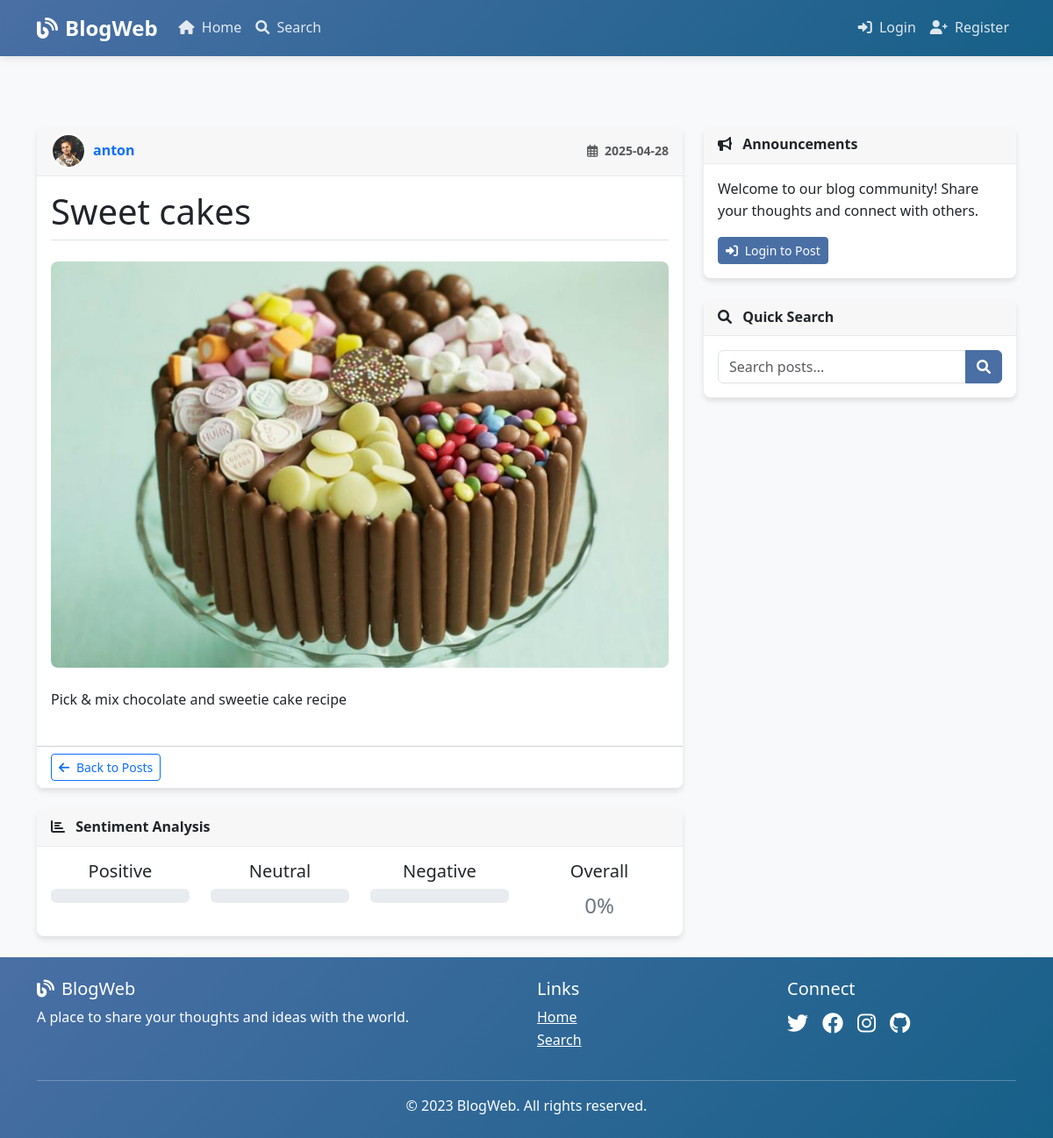
/post/1, run on an earlier commit of the app's database.
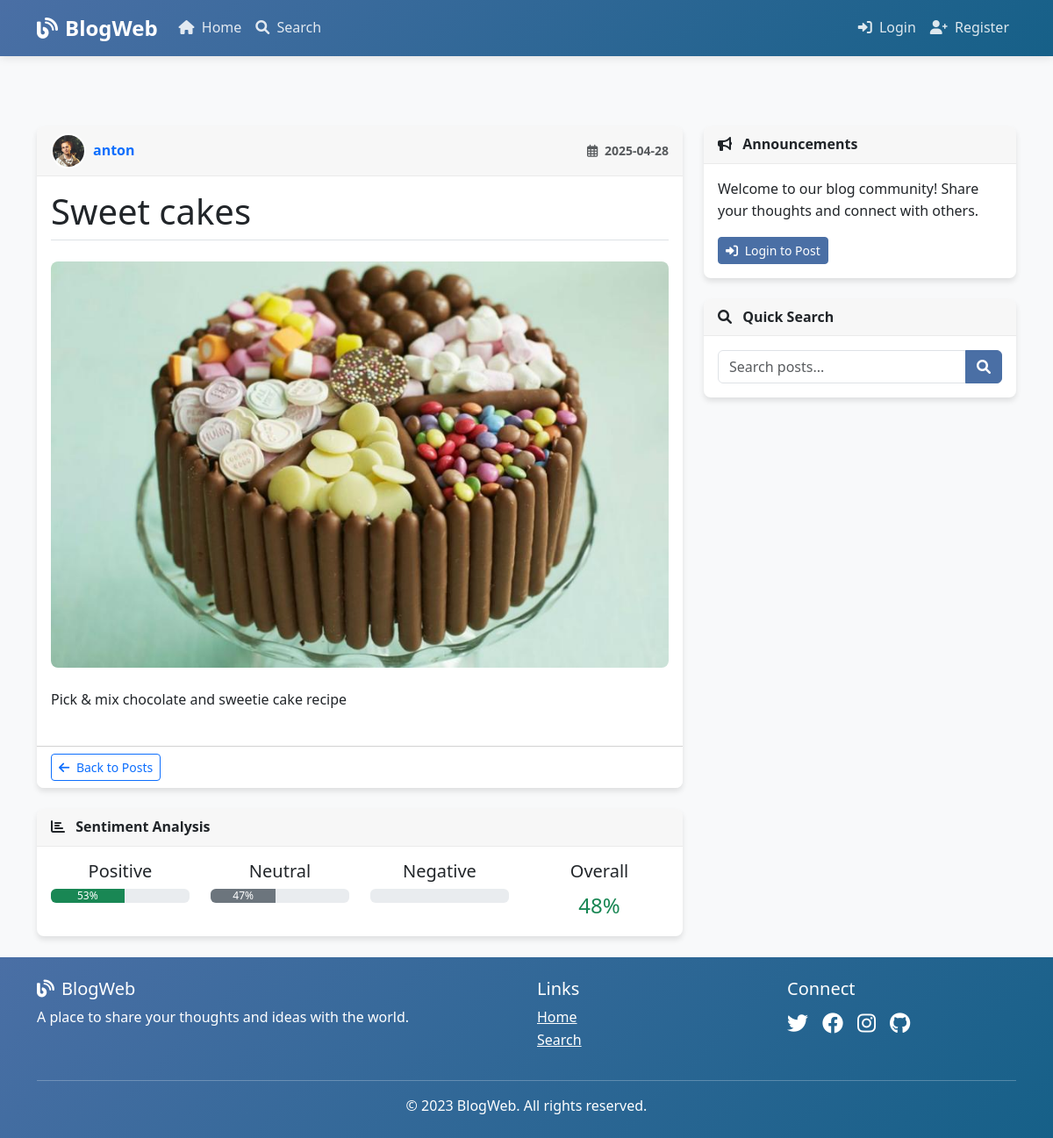
And on a later commit of the database.
### app/models/user.py (models this page shows, shortened)
class User(db.Model, UserMixin):
    id = db.Column(db.Integer, primary_key=True)
    username = db.Column(db.String(20), unique=True, nullable=False)
    email = db.Column(db.String(120), unique=True, nullable=False)
    password_hash = db.Column(db.String(128), nullable=False)
    profile_image = db.Column(db.String(20), nullable=False, default='default.jpg')
    created_at = db.Column(db.DateTime, nullable=False, default=datetime.utcnow)
    posts = db.relationship('Post', backref='author', lazy=True)

### app/models/post.py (models this page shows, shortened)
class Post(db.Model):
    id = db.Column(db.Integer, primary_key=True)
    title = db.Column(db.String(100), nullable=False)
    content = db.Column(db.Text, nullable=False)
    image_file = db.Column(db.String(20))
    created_at = db.Column(db.DateTime, nullable=False, default=datetime.utcnow)
    user_id = db.Column(db.Integer, db.ForeignKey('user.id'), nullable=False)
    sentiment_pos = db.Column(db.Float, default=0.0)
    sentiment_neg = db.Column(db.Float, default=0.0)
    sentiment_neu = db.Column(db.Float, default=0.0)
    sentiment_compound = db.Column(db.Float, default=0.0)

### app/controllers/posts.py (the view)
@posts_bp.route('/post/<int:post_id>')
def post(post_id):
    post = Post.query.get_or_404(post_id)
    return render_template('posts/view.html', title=post.title, post=post)

### app/templates/posts/view.html (shortened to what this page needs)
{% extends "base.html" %}
{% block content %}
    <article class="card mb-4 content-section">
        <div class="card-header">
            <div class="d-flex justify-content-between align-items-center">
                <a href="{{ url_for('posts.user_posts', username=post.author.username) }}" class="text-decoration-none d-flex align-items-center">
                    <img class="rounded-circle article-img" src="{{ url_for('static', filename='uploads/' + post.author.profile_image) }}" alt="{{ post.author.username }}">
                    <span class="ms-2 fw-bold">{{ post.author.username }}</span>
                </a>
                <div>
                    <small class="text-muted">
                        <i class="far fa-calendar-alt me-1"></i> {{ post.created_at.strftime('%Y-%m-%d') }}
                    </small>
                </div>
            </div>
        </div>
        <div class="card-body">
            <h1 class="card-title mb-4 pb-2 border-bottom">{{ post.title }}</h1>
            {% if post.image_file %}
                <div class="post-image-container text-center mb-4">
                    <img src="{{ url_for('static', filename='uploads/' + post.image_file) }}" class="img-fluid rounded shadow" alt="{{ post.title }}">
                </div>
            {% endif %}
            <div class="post-content mb-4">
                {{ post.content|safe }}
            </div>
        </div>
        <div class="card-footer bg-white">
            <a href="{{ url_for('posts.index') }}" class="btn btn-sm btn-outline-primary">
                <i class="fas fa-arrow-left me-1"></i> Back to Posts
            </a>
        </div>
    </article>
    <div class="card mt-4">
        <div class="card-header">
            <i class="fas fa-chart-bar me-2"></i> Sentiment Analysis
        </div>
        <div class="card-body">
            <div class="row">
                <div class="col-md-3 text-center">
                    <h5>Positive</h5>
                    <div class="progress">
                        <div class="progress-bar bg-success" role="progressbar"
                             style="width: {{ (post.sentiment_pos * 100)|round|int }}%">
                            {{ (post.sentiment_pos * 100)|round|int }}%
                        </div>
                    </div>
                </div>
                <div class="col-md-3 text-center">
                    <h5>Neutral</h5>
                    <div class="progress">
                        <div class="progress-bar bg-secondary" role="progressbar"
                             style="width: {{ (post.sentiment_neu * 100)|round|int }}%">
                            {{ (post.sentiment_neu * 100)|round|int }}%
                        </div>
                    </div>
                </div>
                <div class="col-md-3 text-center">
                    <h5>Negative</h5>
                    <div class="progress">
                    </div>
                </div>
                <div class="col-md-3 text-center">
                    <h5>Overall</h5>
                    <span class="fs-4 {{ 'text-success' if post.sentiment_compound > 0 else 'text-danger' if post.sentiment_compound < 0 else 'text-secondary' }}">
                        {{ (post.sentiment_compound * 100)|round|int }}%
                    </span>
                </div>
            </div>
        </div>
    </div>
{% endblock content %}

### app/templates/base.html (shortened to what this page needs)
<!DOCTYPE html>
<html lang="en">
<head>
    <link href="https://cdn.jsdelivr.net/npm/bootstrap@5.3.0-alpha1/dist/css/bootstrap.min.css" rel="stylesheet">
    <link rel="stylesheet" href="https://cdnjs.cloudflare.com/ajax/libs/font-awesome/6.0.0/css/all.min.css">
    <link rel="stylesheet" href="{{ url_for('static', filename='css/main.css') }}">
</head>
<body>
    <header class="site-header">
        <nav class="navbar navbar-expand-md navbar-dark bg-dark fixed-top">
            <div class="container">
                <a class="navbar-brand" href="{{ url_for('posts.index') }}">
                    <i class="fas fa-blog me-2"></i>BlogWeb
                </a>
                <div class="collapse navbar-collapse" id="navbarToggle">
                    <div class="navbar-nav me-auto">
                        <a class="nav-item nav-link" href="{{ url_for('posts.index') }}">
                            <i class="fas fa-home me-1"></i> Home
                        </a>
                        <a class="nav-item nav-link" href="{{ url_for('posts.search') }}">
                            <i class="fas fa-search me-1"></i> Search
                        </a>
                    </div>
                    <div class="navbar-nav">
                        {% if current_user.is_authenticated %}
                            <a class="nav-item nav-link" href="{{ url_for('posts.new_post') }}">
                                <i class="fas fa-plus-circle me-1"></i> New Post
                            </a>
                            <a class="nav-item nav-link" href="{{ url_for('auth.account') }}">
                                <i class="fas fa-user me-1"></i> Account
                            </a>
                            <a class="nav-item nav-link" href="{{ url_for('auth.logout') }}">
                                <i class="fas fa-sign-out-alt me-1"></i> Logout
                            </a>
                        {% else %}
                            <a class="nav-item nav-link" href="{{ url_for('auth.login') }}">
                                <i class="fas fa-sign-in-alt me-1"></i> Login
                            </a>
                            <a class="nav-item nav-link" href="{{ url_for('auth.register') }}">
                                <i class="fas fa-user-plus me-1"></i> Register
                            </a>
                        {% endif %}
                    </div>
                </div>
            </div>
        </nav>
    </header>
    <main role="main" class="container mt-5 pt-3">
        <div class="row">
            <div class="col-md-8">
                {% block content %}{% endblock %}
            </div>
            <div class="col-md-4">
                <div class="card mb-4">
                    <div class="card-header">
                        <i class="fas fa-bullhorn me-2"></i> Announcements
                    </div>
                    <div class="card-body">
                        <p class="card-text">Welcome to our blog community! Share your thoughts and connect with others.</p>
                        {% if current_user.is_authenticated %}
                            <a href="{{ url_for('posts.new_post') }}" class="btn btn-primary btn-sm">
                                <i class="fas fa-pen me-1"></i> Write a Post
                            </a>
                        {% else %}
                            <a href="{{ url_for('auth.login') }}" class="btn btn-primary btn-sm">
                                <i class="fas fa-sign-in-alt me-1"></i> Login to Post
                            </a>
                        {% endif %}
                    </div>
                </div>
                <div class="card mb-4">
                    <div class="card-header">
                        <i class="fas fa-search me-2"></i> Quick Search
                    </div>
                    <div class="card-body">
                        <form action="{{ url_for('posts.search') }}" method="GET">
                            <div class="input-group">
                                <input type="text" name="q" class="form-control" placeholder="Search posts...">
                                <button class="btn btn-primary" type="submit">
                                    <i class="fas fa-search"></i>
                                </button>
                            </div>
                        </form>
                    </div>
                </div>
            </div>
        </div>
    </main>
    <footer class="bg-dark text-white py-4">
        <div class="container">
            <div class="row">
                <div class="col-md-6">
                    <h5><i class="fas fa-blog me-2"></i>BlogWeb</h5>
                    <p>A place to share your thoughts and ideas with the world.</p>
                </div>
                <div class="col-md-3">
                    <h5>Links</h5>
                    <ul class="list-unstyled">
                        <li><a href="{{ url_for('posts.index') }}" class="text-white">Home</a></li>
                        <li><a href="{{ url_for('posts.search') }}" class="text-white">Search</a></li>
                    </ul>
                </div>
                <div class="col-md-3">
                    <h5>Connect</h5>
                    <div class="d-flex gap-3 fs-4">
                        <a href="#" class="text-white"><i class="fab fa-twitter"></i></a>
                        <a href="#" class="text-white"><i class="fab fa-facebook"></i></a>
                        <a href="#" class="text-white"><i class="fab fa-instagram"></i></a>
                        <a href="#" class="text-white"><i class="fab fa-github"></i></a>
                    </div>
                </div>
            </div>
            <hr class="my-3">
            <div class="text-center">
                <p class="mb-0">&copy; 2023 BlogWeb. All rights reserved.</p>
            </div>
        </div>
    </footer>
</body>
</html>

### app/static/css/main.css (style rules this page uses)
:root { --primary-color: #4a6fa5; --secondary-color: #166088; --accent-color: #4fc3dc; --text-color: #333; --light-bg: #f8f9fa; --dark-bg: #343a40; --border-radius: 8px; --box-shadow: 0 4px 6px rgba(0, 0, 0, 0.1); }
body { background-color: var(--light-bg); color: var(--text-color); font-family: 'Segoe UI', Tahoma, Geneva, Verdana, sans-serif; margin-top: 5rem; line-height: 1.6; }
.site-header .navbar { box-shadow: 0 2px 10px rgba(0, 0, 0, 0.1); background: linear-gradient(135deg, var(--primary-color), var(--secondary-color)) !important; }
.navbar-dark .navbar-brand { font-weight: 700; font-size: 1.5rem; color: white; }
.navbar-dark .navbar-nav .nav-link { color: rgba(255, 255, 255, 0.85); transition: color 0.3s; font-weight: 500; }
.card { border: none; border-radius: var(--border-radius); box-shadow: var(--box-shadow); transition: transform 0.3s, box-shadow 0.3s; margin-bottom: 1.5rem; overflow: hidden; }
.card-header { background-color: rgba(0, 0, 0, 0.03); border-bottom: 1px solid rgba(0, 0, 0, 0.05); font-weight: 600; }
.btn-primary { background-color: var(--primary-color); border-color: var(--primary-color); }
.article-img { height: 40px; width: 40px; object-fit: cover; border-radius: 50%; border: 2px solid white; }
.content-section { animation: fadeIn 0.5s ease-out; }
footer { background: linear-gradient(135deg, var(--primary-color), var(--secondary-color)) !important; color: white; padding: 2rem 0; margin-top: auto; }
html, body { height: 100%; }
body { display: flex; flex-direction: column; min-height: 100vh; }
main.container { flex: 1 0 auto; }
.card { transition: transform 0.3s ease, box-shadow 0.3s ease; opacity: 0; transform: translateY(20px); }
.card.show { opacity: 1; transform: translateY(0); }
.post-image-container { overflow: hidden; border-radius: var(--border-radius); max-height: none; }
.post-image-container img { transition: transform 0.5s ease; width: 100%; object-fit: contain; height: auto; }
.btn { transition: all 0.3s ease; }
footer a { transition: color 0.3s ease, transform 0.3s ease; display: inline-block; }
footer .fab { transition: transform 0.3s ease; }

What changed in the data, as far as the page shows it:
changed Post "Sweet cakes": sentiment_pos 0 → 0.532 (drawn); (post.sentiment_pos*100)|round|int (not shown) → "53"; sentiment_neu 0 → 0.468 (drawn); (post.sentiment_neu*100)|round|int (not shown) → "47"; sentiment_compound 0 → 0.47635 (drawn); (post.sentiment_compound*100)|round|int "0" → "48"
